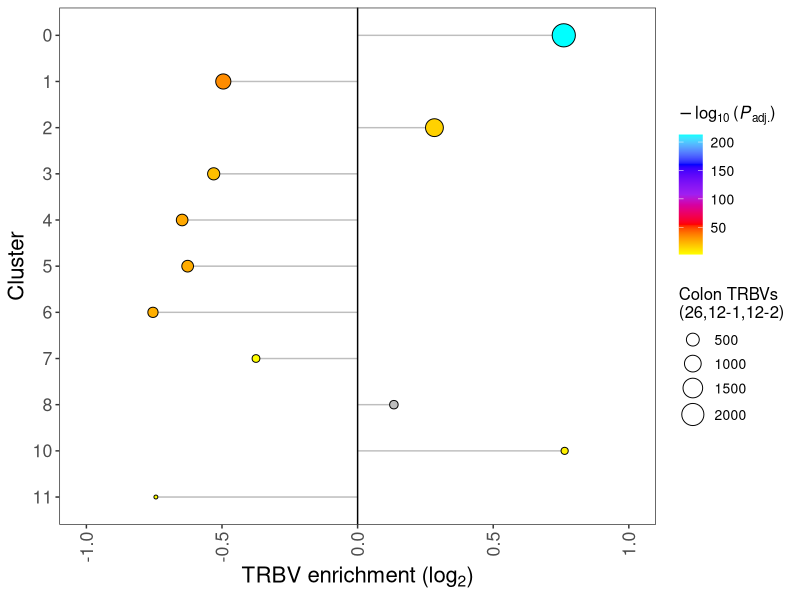
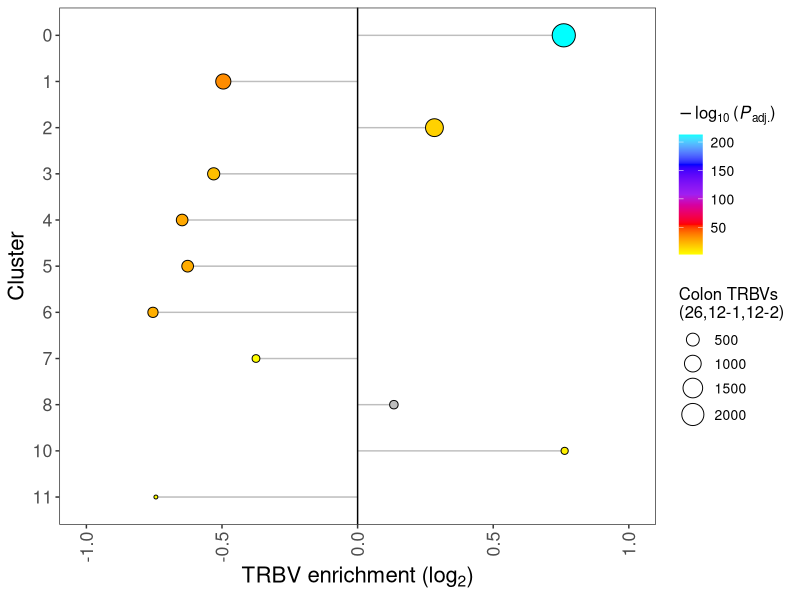

Generate these figures, in order, with R: (Note: this script raises an error after producing the figures.)
## ---- chunk 1
knitr::opts_chunk$set(echo = TRUE)
knitr::write_bib(.packages(), "FigureTRBVenrichment.packages.bib")
knitr::opts_knit$set(root.dir = normalizePath(".."))
## ---- chunk 2
library(ggplot2)
## ---- chunk 3
dattestu <- read.csv("./data/TCRBset_26_12-1_12-2vsTCRBall_fischerexact_two.sided01_11_2021.csv", header=TRUE)
colnames(dattestu)[1]<-"cluster"
dattestu <- dattestu[c(-10,-13),]
dattestu$modpadj<-(-1)*log10(dattestu$p.adj)
dattestu$modpadj[dattestu$p.adj>=0.05]<-NA
dattestu$logenrich<-log2(dattestu$enrichment)
## ---- chunk 4

p <-  ggplot(dattestu,aes(y=factor(cluster,levels=cluster),x=logenrich)) +
      geom_segment(aes(y=factor(cluster,levels=cluster), yend=factor(cluster,levels=cluster), x=0, xend=logenrich), color="grey") +
      geom_point(aes(fill=modpadj,size=TRBVset), shape=21)  + 
      scale_size(range=c(1,7.5),name="Colon TRBVs\n(26,12-1,12-2)") +
      scale_fill_gradientn(colors=c("yellow","red","purple","blue","cyan"),na.value="grey",name=expression(-log[10]~"("*italic(P)[adj.]*")")) +
      xlim(-1,1) +
      geom_vline(xintercept = 0) +
      scale_y_discrete(limits=rev) +
      xlab (bquote(TRBV~enrichment~"("*log[2]*")" ) ) +
      ylab ("Cluster") +
      theme_bw() + theme(panel.grid.major = element_blank(), 
                         panel.grid.minor = element_blank(), 
                         axis.text.x = element_text(angle = 90, vjust = 0.5, hjust=1), 
                         text = element_text(size = 16),  
                         legend.text=element_text(size=10),
                         legend.title=element_text(size=12))
p
pdf("./figures/FigureTRBVenrichment.pdf", height=4, width=4)
p
dev.off()

## ---- chunk 5
sessionInfo(package = NULL)
writeLines(capture.output(sessionInfo(package = NULL)), "./Rscripts/FigureTRBVenrichment_SessionInfo.txt")
